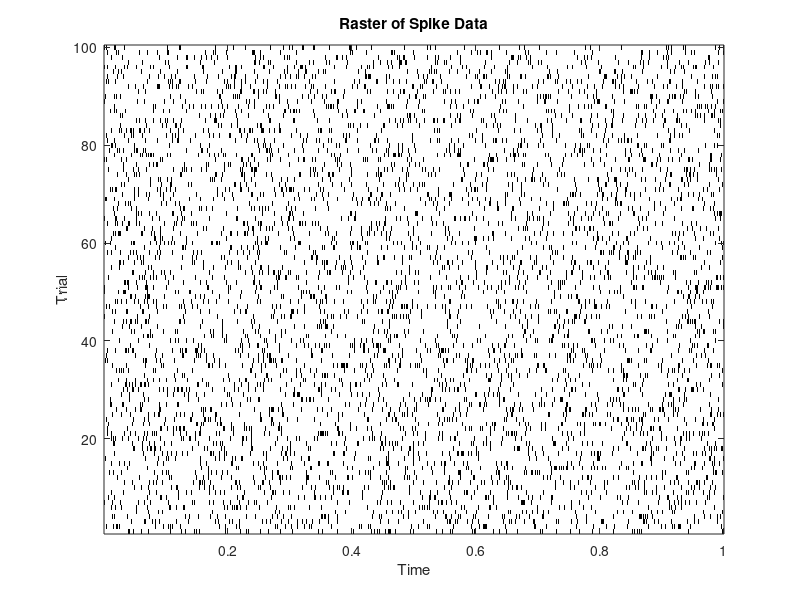
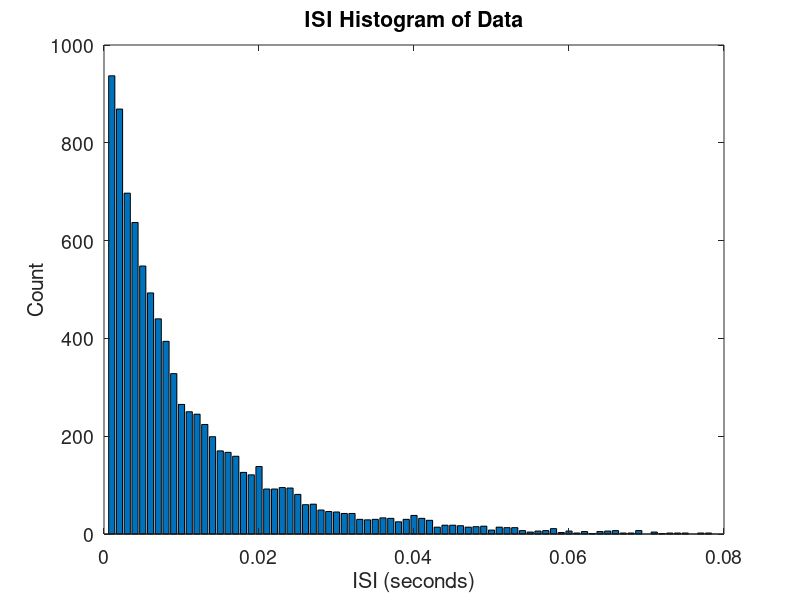
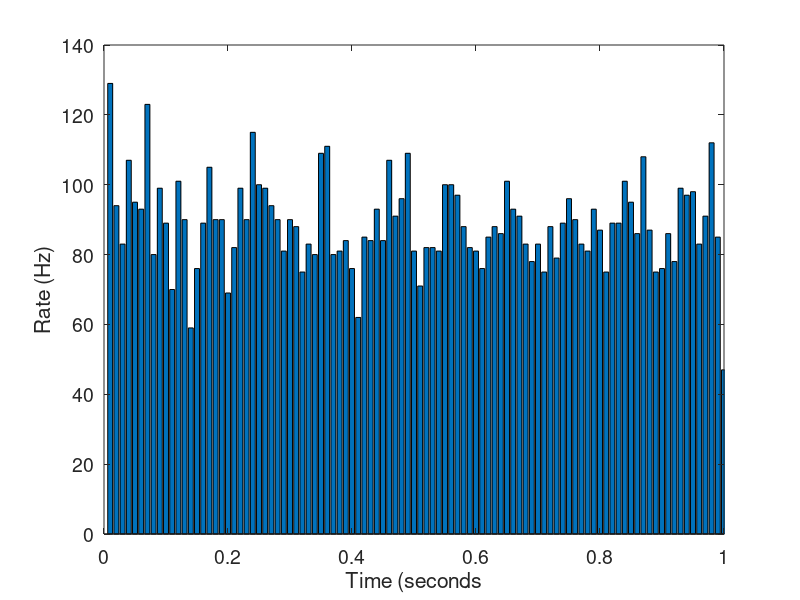
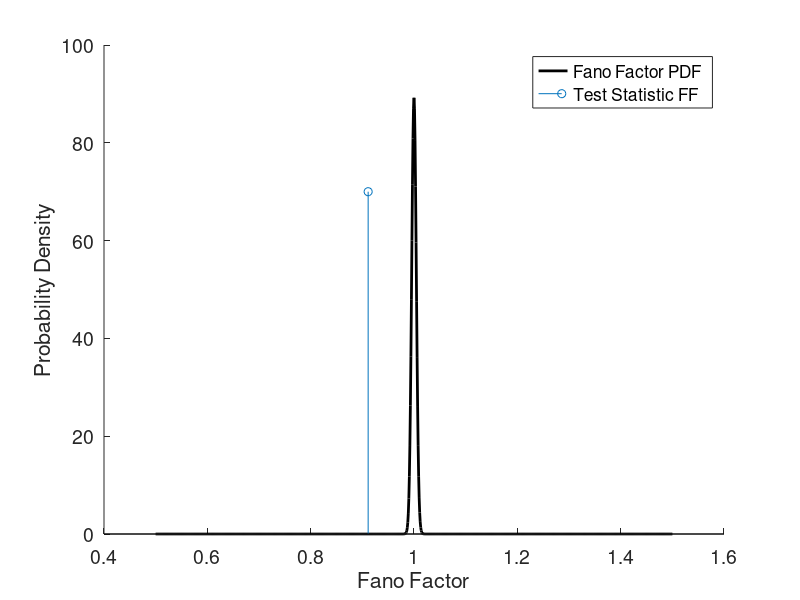

Write MATLAB code to recreate these figures, in order.
function Chapter_11_Question_1()
    % Question 1 - Analyze Ch11-spikes-1.mat
    
    %Load Data 
    load('Ch11-spikes-LFP-1.mat')
    K = size(n, 1);
    N = size(n, 2);
    
    %Analyze Spike Trains w/ Chapter 8 Tools:
    %Visualize Data
    figure()
    imagesc(t, 1:K, n)
    colormap(1 - gray)
    axis xy
    xlabel('Time')
    ylabel('Trial')
    title('Raster of Spike Data')
    
    %Analyze Spike Trains w/ Chapter 8 Tools:
    %Get ISIs
    [spike_time_ind, spike_trial_ind] = find(transpose(n));
    spike_time = t(spike_time_ind);
    spike_ISI = diff(spike_time);
    spike_ISI = spike_ISI(find(spike_ISI > 0));
    time_bins = 0:.001:.5;
    counts = hist(spike_ISI, time_bins);
    %Visualize ISIs
    figure()
    bar(time_bins, counts)
    xlim([0 .08])
    xlabel('ISI (seconds)')
    ylabel('Count')
    title('ISI Histogram of Data')
    set(gca, 'FontSize', 14)
    
    %Analyze Spike Trains w/ Chapter 8 Tools:
    %Increment Process
    time_bins = 0.01:0.01:1;
    counts = hist(spike_time, time_bins)/K; %rate in spks/10 msec (.01 sec)
    counts = counts/10; %rate in spks/1 msec (.001 sec)
    counts = counts*1000; %rate in Hz
    %Visualize Increment Process w/ PSTH (Chapter 10)
    figure()
    bar(time_bins, counts)
    xlabel('Time (seconds')
    ylabel('Rate (Hz)')
    xlim([0 1])
    set(gca, 'FontSize', 14)
    
    %Analyze Spike Trains w/ Chapter 8 Tools:
    %Fano Factor
    increments = reshape(n', 1, []); %change trial matrix to continuous vector
    FF = var(increments) /mean(increments);
    N_FF = length(increments);
    FF_vals = 0.5:0.001:1.5;
    FF_probs = gampdf(FF_vals, (N_FF-1)/2, 2/(N_FF-1));
    %Visualze Fano Factor
    figure()
    hold on
    plot(FF_vals, FF_probs, 'k', 'LineWidth', 2)
    stem(FF, 70)
    hold off
    xlabel('Fano Factor')
    ylabel('Probability Density')
    legend({'Fano Factor PDF', 'Test Statistic FF'})
    set(gca, 'FontSize', 14)
    
    %Analyze Spike Trains w/ Chapter 8 Tools:
    %Autocorrelation
    [autocorr, lags] = xcorr(increments - mean(increments), 500, 'coeff');
    ci = 2/sqrt(length(autocorr));
    %Visualize Autocorrelation
    figure()
    hold on
    scatter(lags, autocorr, 10, 'k')
    line([-500 500], [ci ci])
    line([-500 500], [-ci -ci])
    hold off
    xlabel('Lag (ms)')
    ylabel('Autocorrelation')
    ylim([-0.1 0.1])
    set(gca, 'FontSize', 14)
    
    %Analyze Spike Trains w/ Chapter 8 Tools:
    %Autocorrelation of ISIs
    [autocorr, lags] = xcorr(spike_ISI - mean(spike_ISI), 20, 'coeff');
    ci = 2/sqrt(length(autocorr));
    %Visualize Autocorrelation of ISIs
    figure()
    hold on
    scatter(lags, autocorr, 10, 'k')
    line([-20 20], [ci ci])
    line([-20 20], [-ci -ci])
    hold off
    xlabel('Lag (ms)')
    ylabel('Autocorrelation')
    %ylim([-0.1 0.1])
    set(gca, 'FontSize', 14)
    
    %Analyze LFP w/ Chapter 2 Tools:
    %Visualize Data
    figure()
    imagesc(t, 1:K, y)
    axis xy
    xlabel('Time (seconds)')
    ylabel('Trial')
    title('Colormap Of LFP Data')
    set(gca, 'FontSize', 14)
    
    %Analyze LFP w/ Chapter 2 Tools:
    %Visualize Event-Related Potenial _+ S.E. Bars
    mn = mean(y, 1);
    sd = std(y, [], 1);
    sdmn = sd/sqrt(K);
    figure()
    hold on
    plot(t, mn, 'k', 'LineWidth', 1)
    plot(t, mn+1.96*sdmn, '--k', 'LineWidth', 1)
    plot(t, mn-1.96*sdmn, '--k', 'LineWidth', 1)
    hold off
    xlabel('Time (seconds)')
    ylabel('LFP (mV)')
    title('Average LFP')
    set(gca, 'FontSize', 14)
    
    % The spike trains show some frequency specific modulation (as seen in the
    % autocorrelation plot for the time lags). However, none of the bounds are
    % above the significance level.
    
    % The LFP analysis shows no evoked related potential (everything includes
    % zero in the 95% CI). 
    
    % This shows that analysis like correlation, averaging, and ERP's can
    % obscure or mask true relationships between spiking and LFP activity.
    % Further, they can even obfuscate changes in LFP or spike activity
    % themselves. Thus, it's always important to be critical of your analyses
    % and fully explore the data set before drawing conclusions from it.
    
end